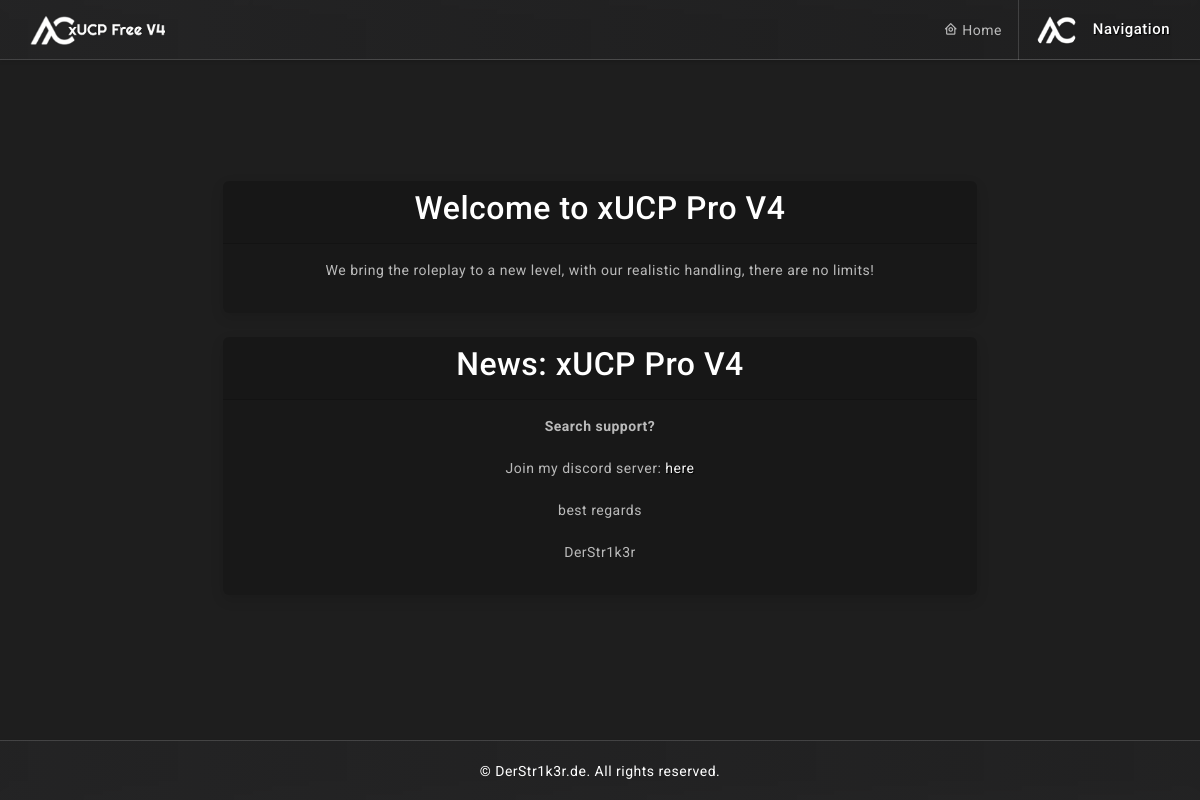
/SOURCE/index.php, run on the app's committed database.
### tables this page shows
CREATE TABLE `xucp_news` (
  `id` int(11) NOT NULL,
  `title` varchar(100) NOT NULL,
  `title_de` varchar(100) NOT NULL,
  `content` text NOT NULL,
  `content_de` text NOT NULL
);

### SOURCE/index.php (the view, shortened to what this page needs)
<?php
include(dirname(__FILE__) . "/app/system.php");
xucp_head_no_logged("home-circle",HOME_NOLOGGED);
xucp_content_no_logged();
echo "
                <div class='row row-cols-1 row-cols-lg-2 row-cols-xl-6 justify-content-center'>
                    <div class='col-xl-8 text-center'>
                        <div class='card'>
                            <div class='card-header'><h2>".WELCOMETO." ".$_SESSION['xucp_uname']['site_settings_site_name']."</h2></div>
                            <div class='card-body'>
                                <p>".INDEXTEXT."</p>
                            </div>
                        </div>
                    </div>
                </div>";
$select_stmt = $db->prepare("SELECT * FROM xucp_news");
$select_stmt->execute();
$row=$select_stmt->fetch(PDO::FETCH_ASSOC);
if($select_stmt->rowCount() > 0){
    $title_field = "title";
    $content_field = "content";
    $title = $row[$title_field];
    $content = $row[$content_field];
    $short_content = substr($content, 0, 600);
    echo "
                <div class='row row-cols-2 row-cols-lg-4 row-cols-xl-10 justify-content-center'>
                    <div class='col-xl-8 text-center'>
                        <div class='card'>
                            <div class='card-header'><h2>".NEWS." ".$title."</h2></div>
                            <div class='card-body'>
                                <p>".format_comment($short_content)."</p>
                            </div>
                        </div>
                    </div>
                </div>";
}
xucp_foot_no_logged();

### SOURCE/res/themes/default/templates/xucp_header.php (shortened to what this page needs)
<?php
function xucp_head_no_logged(string $SITE_SUB_ICON = "", string $SITE_SUB_TITLE = ""): void
{
  echo "
<!doctype html>
<html lang='".$_SESSION['xucp_uname']['site_settings_lang']."'>
<head>
	<meta charset='utf-8'>
	<meta name='viewport' content='width=device-width, initial-scale=1'>
	<link rel='icon' href='/res/themes/default/assets/images/favicon-32x32.png' type='image/png' />
	<link href='/res/themes/default/assets/plugins/simplebar/css/simplebar.css' rel='stylesheet' />
	<link href='/res/themes/default/assets/plugins/perfect-scrollbar/css/perfect-scrollbar.css' rel='stylesheet' />
	<link href='/res/themes/default/assets/plugins/metismenu/css/metisMenu.min.css' rel='stylesheet' />
	<link href='/res/themes/default/assets/css/pace.min.css' rel='stylesheet' />
	<script src='/res/themes/default/assets/js/pace.min.js'></script>
	<link href='/res/themes/default/assets/css/bootstrap.min.css' rel='stylesheet'>
	<link href='/res/themes/default/assets/css/bootstrap-extended.css' rel='stylesheet'>
	<link href='/res/themes/default/assets/css/custom.min.css' rel='stylesheet'>
	<link href='https://fonts.googleapis.com/css2?family=Roboto:wght@400;500&amp;display=swap' rel='stylesheet'>
	<link href='/res/themes/default/assets/css/app.css' rel='stylesheet'>
	<link href='/res/themes/default/assets/css/icons.css' rel='stylesheet'>
	<title>".$_SESSION['xucp_uname']['site_settings_site_name']." | ".$SITE_SUB_TITLE."</title>";
echo "
</head>
<body class='".$_SESSION['xucp_uname']['site_settings_themes']."'>
	<div class='wrapper'>
		<header>
			<div class='topbar d-flex align-items-center'>
				<nav class='navbar navbar-expand bg-no-logged rounded fixed-top rounded-0 shadow-sm'>
					<a class='navbar-brand' href='/index.php'>
						<img src='/res/themes/default/assets/images/logo-img.png' width='140' alt='' />
					</a>
					<div class='mobile-toggle-menu'><i class='bx bx-menu'></i>
					</div>
					<div class='top-menu ms-auto'><i class='bx bx-".$SITE_SUB_ICON."'></i> ".$SITE_SUB_TITLE."</div>
					<div class='user-box dropdown'>
						<a class='d-flex align-items-center nav-link dropdown-toggle dropdown-toggle-nocaret' href='#' role='button' data-bs-toggle='dropdown' aria-expanded='false'>
							<img src='/res/themes/default/assets/images/logo-icon.png' class='user-img'>
							<div class='user-info ps-3'>
								<p class='user-name mb-0'>Navigation</p>
							</div>
						</a>
						<ul class='dropdown-menu dropdown-menu-end'>
							<li><a class='dropdown-item' href='/index.php'><i class='bx bx-home'></i><span>".HOME_NOLOGGED."</span></a>
							</li>
							<li><a class='dropdown-item' href='/vendor/webcp/rules/index.php'><i class='bx bx-message-detail'></i><span>".RULES."</span></a>
							</li>
							<li>
								<div class='dropdown-divider mb-0'></div>
							</li>
							<li><a class='dropdown-item' href='/vendor/webcp/imprint/index.php'><i class='bx bx-detail'></i><span>".IMPRINT_HEADER."</span></a>
							</li>
							<li>
								<div class='dropdown-divider mb-0'></div>
							</li>
							<li><a class='dropdown-item' href='' data-bs-toggle='modal' data-bs-target='#loginModal'><i class='bx bx-log-in'></i><span>".LOGIN."</span></a>
							</li>
							<li><a class='dropdown-item' href='' data-bs-toggle='modal' data-bs-target='#registerModal'><i class='bx bx-lock-open-alt'></i><span>".REGISTER."</span></a>
							</li>
						</ul>
					</div>
				</nav>
			</div>
		</header>";
}

### SOURCE/res/themes/default/templates/xucp_content.php (shortened to what this page needs)
<?php
function xucp_content_no_logged(): void
{
  echo "
		<div class='authentication-forgot d-flex align-items-center justify-content-center'>
			<div class='container-fluid'>";
}

### SOURCE/app/system.php (shortened to what this page needs)
<?php
include(dirname(__FILE__) . "/../res/themes/default/templates/xucp_header.php");
include(dirname(__FILE__) . "/../res/themes/default/templates/xucp_content.php");
include(dirname(__FILE__) . "/../res/themes/default/templates/xucp_footer.php");
function format_comment($text, $strip_html = true): array|string
{
    $s = stripslashes($text);
    if ($strip_html)
        $s = htmlspecialchars($s);
    $s = preg_replace("/\[center\]((\s|.)+?)\[\/center\]/i", "<center>\\1</center>", $s);
    $s = preg_replace("/\[list\]((\s|.)+?)\[\/list\]/", "<ul>\\1</ul>", $s);
    $s = preg_replace("/\[list=(disc|circle|square)\]((\s|.)+?)\[\/list\]/", "<ul type=\"\\1\">\\2</ul>", $s);
    $s = preg_replace("/\[list=(1|a|A|i|I)\]((\s|.)+?)\[\/list\]/", "<ol type=\"\\1\">\\2</ol>", $s);
    $s = preg_replace("/\[\*\]/", "<li>", $s);
    $s = preg_replace("/\[b\]((\s|.)+?)\[\/b\]/", "<b>\\1</b>", $s);
    $s = preg_replace("/\[i\]((\s|.)+?)\[\/i\]/", "<i>\\1</i>", $s);
    $s = preg_replace("/\[u\]((\s|.)+?)\[\/u\]/", "<u>\\1</u>", $s);
    $s = preg_replace("/\[u\]((\s|.)+?)\[\/u\]/i", "<u>\\1</u>", $s);
    $s = preg_replace("/\[color=([a-zA-Z]+)\]((\s|.)+?)\[\/color\]/i",
        "<font-color=\\1>\\2</font>", $s);
    $s = preg_replace("/\[img\]([^\s'\"<>]+?)\[\/img\]/i", "<img src=\"\\1\" alt=\"\" border=\"0\">", $s);
    $s = preg_replace("/\[img=([^\s'\"<>]+?)\]/i", "<img src=\"\\1\" alt=\"\" border=\"0\">", $s);
    $s = preg_replace("/\[color=(#[a-f0-9][a-f0-9][a-f0-9][a-f0-9][a-f0-9][a-f0-9])\]((\s|.)+?)\[\/color\]/i",
        "<font-color=\\1>\\2</font>", $s);
    $s = preg_replace("/\[url=([^()<>\s]+?)\]((\s|.)+?)\[\/url\]/i",
        "<a href=\"\\1\">\\2</a>", $s);
    $s = preg_replace("/\[url\]([^()<>\s]+?)\[\/url\]/i",
        "<a href=\"\\1\">\\1</a>", $s);
    $s = preg_replace("/\[size=([1-7])\]((\s|.)+?)\[\/size\]/i",
        "<font-size=\\1>\\2</font>", $s);
    $s = preg_replace("/\[font=([a-zA-Z ,]+)\]((\s|.)+?)\[\/font\]/i",
        "<font-face=\"\\1\">\\2</font>", $s);
	$s = preg_replace("/\[center\]((\s|.)+?)\[\/center\]/i", "<center>\\1</center>", $s);
	$s = preg_replace("/\[scroll=([a-zA-Z ,]+)\]((\s|.)+?)\[\/scroll\]/i",
        "<marquee class='tableb' direction=\"\\1\" scrollamount=3 scrolldelay=2 onmouseover='this.stop()'' onmouseout='this.start()'>\\2</marquee>", $s);
	$s = preg_replace("/\[quote\](.+?)\[\/quote\]/is",
		"<div class=\"col-lg-4\"><div class=\"card\"><div class=\"card-header\">".BBCODE_EDITOR."</div><div class=\"card-body\"><div class=\"container py-5 h-100\"><blockquote class=\"card-blockquote mb-0\">\\1</blockquote></div></div></div></div>", $s);
	$s = preg_replace("/\[quote=(.+?)\](.+?)\[\/quote\]/is",
		"<div class=\"col-lg-4\"><div class=\"card\"><div class=\"card-header\">\\".BBCODE_EDITOR_INFO."</div><div class=\"card-body\"><div class=\"container py-5 h-100\"><blockquote class=\"card-blockquote mb-0\">\\2</blockquote></div></div></div></div>", $s);
    $s = nl2br($s);
    $s = preg_replace("/\[pre\]((\s|.)+?)\[\/pre\]/i", "<tt><nobr>\\1</nobr></tt>", $s);
    $s = str_replace("  ", " &nbsp;", $s);
    return $s;
}

### SOURCE/app/modal/xucp_modal_signin.php (shortened to what this page needs)
<?php
echo "
		<div class='modal fade' id='loginModal' tabindex='-1' aria-labelledby='loginModalLabel' aria-hidden='true'>
			<div class='modal-dialog'>
				<div class='modal-content'>
					<div class='modal-header'>
						<h5 class='modal-title' id='loginModalLabel'>".LOGIN."</h5>
						<button type='button' class='btn-close' data-bs-dismiss='modal' aria-label='Close'></button>
					</div>
					<div class='modal-body'>
						<div class='text-center'>
							<p>".NOTE."</p>
						</div>
						<div class='form-body'>
							<form class='row g-3' action='/app/features/user/xucp_signin.php' method='post' enctype='multipart/form-data' autocomplete='off'>
								<div class='col-12'>
									<label for='inputEmailAddress' class='form-label'>".USERNAME." *</label>
									<input type='text' name='xucp_username' class='form-control' id='inputEmailAddress' placeholder='".INFO1."'>
								</div>
								<div class='col-12'>
									<label for='inputChoosePassword' class='form-label'>".PASSWORD." *</label>
									<div class='input-group' id='show_hide_password'>
										<input type='password' name='xucp_password' class='form-control border-end-0' id='inputChoosePassword' placeholder='".INFO2."'> <a href='javascript:;' class='input-group-text'><i class='bx bx-hide'></i></a>
									</div>
								</div>
								<div class='col-12'>
									<div class='d-grid'>
										<button type='submit' name='xucp_login' class='btn btn-light'><i class='bx bxs-lock-open'></i>".LOGIN."</button>
									</div>
								</div>
							</form>
						</div>
					</div>
						<div class='modal-footer'>
							<button type='button' class='btn btn-secondary' data-bs-dismiss='modal'>Close</button>
						</div>
					</div>
				</div>
			</div>
		</div>";

### SOURCE/app/modal/xucp_modal_signup.php (shortened to what this page needs)
<?php
echo "
		<div class='modal fade' id='registerModal' tabindex='-1' aria-labelledby='registerModalLabel' aria-hidden='true'>
			<div class='modal-dialog'>
				<div class='modal-content'>
					<div class='modal-header'>
						<h5 class='modal-title' id='registerModalLabel'>".REGISTER."</h5>
						<button type='button' class='btn-close' data-bs-dismiss='modal' aria-label='Close'></button>
					</div>
					<div class='modal-body'>
						<div class='text-center'>
							<p>".NOTE."</p>
						</div>
						<div class='form-body'>
							<form class='row g-3' novalidate action='/app/features/user/xucp_signup.php' method='post' enctype='multipart/form-data' autocomplete='off'>
								<div class='col-sm-6'>
									<label for='inputFirstName' class='form-label'>".EMAIL." *</label>
									<input type='email' name='xucp_email' class='form-control' id='inputFirstName' placeholder='".EMAIL."'>
								</div>
								<div class='col-sm-6'>
									<label for='inputLastName' class='form-label'>".USERNAME." *</label>
									<input type='text' name='xucp_username' class='form-control' id='inputLastName' placeholder='".INFO1."'>
								</div>
								<div class='col-12'>
									<label for='inputChoosePassword' class='form-label'>".PASSWORD."</label>
									<div class='input-group' id='show_hide_password'>
										<input type='password' name='xucp_password' class='form-control border-end-0' id='inputChoosePassword' placeholder='".INFO2."'> <a href='javascript:;' class='input-group-text'><i class='bx bx-hide'></i></a>
									</div>
								</div>
								<div class='col-12'>
									<div class='d-grid'>
										<button type='submit' name='xucp_signup' class='btn btn-light'><i class='bx bx-user'></i>".REGISTER."</button>
									</div>
								</div>
							</form>
						</div>
					</div>
						<div class='modal-footer'>
							<button type='button' class='btn btn-secondary' data-bs-dismiss='modal'>Close</button>
						</div>
					</div>
				</div>
			</div>
		</div>";

### SOURCE/res/themes/default/templates/xucp_footer.php (shortened to what this page needs)
<?php
function xucp_foot_no_logged(): void
{
            include(dirname(__FILE__) . "/../../../../app/modal/xucp_modal_signin.php");
            include(dirname(__FILE__) . "/../../../../app/modal/xucp_modal_signup.php");
            echo "
			</div>
		</div>
		<footer class='text-white bg-no-logged rounded rounded-0 shadow-sm fixed-bottom'>
			<p class='text-center'>&copy; DerStr1k3r.de. All rights reserved.</p>
		</footer>
	</div>
	<script src='/res/themes/default/assets/js/bootstrap.bundle.min.js'></script>
	<script src='/res/themes/default/assets/js/jquery.min.js'></script>
	<script>
		$(document).ready(function () {
			$('#show_hide_password a').on('click', function (event) {
				event.preventDefault();
				if ($('#show_hide_password input').attr('type') == 'text') {
					$('#show_hide_password input').attr('type', 'password');
					$('#show_hide_password i').addClass('bx-hide');
					$('#show_hide_password i').removeClass('bx-show');
				} else if ($('#show_hide_password input').attr('type') == 'password') {
					$('#show_hide_password input').attr('type', 'text');
					$('#show_hide_password i').removeClass('bx-hide');
					$('#show_hide_password i').addClass('bx-show');
				}
			});
		});
	</script>
</body>
</html>";
}

### SOURCE/res/themes/default/assets/css/app.css (style rules this page uses)
body { font-size: 14px; letter-spacing: .5px; font-family: Roboto, sans-serif; overflow-x: hidden }
a { text-decoration: none }
.wrapper { width: 100%; position: relative }
.topbar { position: fixed; top: 0; left: 250px; right: 0; height: 60px; background: rgb(0 0 0 / 20%); border-bottom: 1px solid rgb(255 255 255 / 15%); z-index: 10; box-shadow: 0 .125rem .25rem rgba(0, 0, 0, .075) !important }
.topbar .navbar { width: 100%; height: 60px; padding-left: 30px; padding-right: 30px }
.authentication-forgot { height: 100vh; padding: 0 1rem }
.dropdown-toggle-nocaret:after { display: none }
.user-img { width: 42px; height: 42px; border-radius: 50%; border: 0 solid #e5e5e5; padding: 0; margin-left: 1rem }
.user-info .user-name { font-size: 15px; font-weight: 500; color: #fff }
.user-box { display: flex; align-items: center; height: 60px; border-left: 1px solid rgb(255 255 255 / 15%); margin-left: 1rem }
.bg-theme { background-size: 100% 100%; background-attachment: fixed; background-position: center; background-repeat: no-repeat; transition: background .2s; }
body.bg-theme1 { background-image: url(../images/bg-themes/1.png); }

### data on the page
xucp_news: title "xUCP Pro V4", content "Search support? Join my discord server: here best regards DerStr1k3r"

### other printed values
$SITE_SUB_TITLE "Home"
WELCOMETO "Welcome to"
$_SESSION['xucp_uname']['site_settings_site_name'] "xUCP Pro V4"
INDEXTEXT "We bring the roleplay to a new level, with our realistic handling, there are no limits!"
NEWS "News:"
